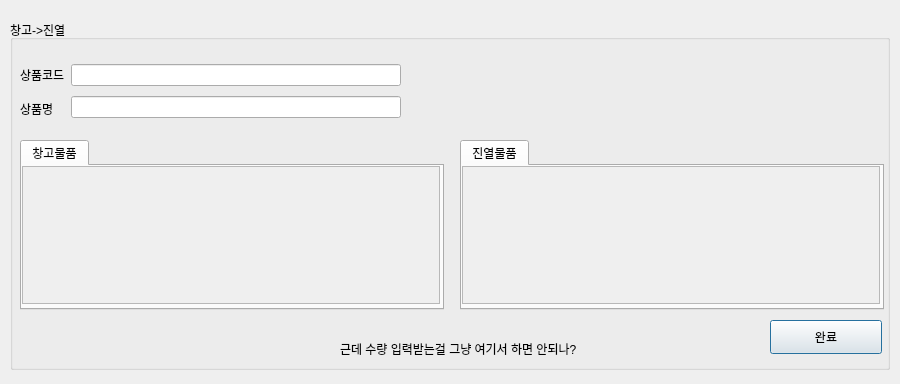
<?xml version="1.0" encoding="UTF-8"?>
<ui version="4.0">
 <class>Dialog</class>
 <widget class="QDialog" name="Dialog">
  <property name="geometry">
   <rect>
    <x>0</x>
    <y>0</y>
    <width>900</width>
    <height>384</height>
   </rect>
  </property>
  <property name="windowTitle">
   <string>Dialog</string>
  </property>
  <widget class="QGroupBox" name="groupBox">
   <property name="geometry">
    <rect>
     <x>10</x>
     <y>20</y>
     <width>880</width>
     <height>350</height>
    </rect>
   </property>
   <property name="title">
    <string>창고-&gt;진열</string>
   </property>
   <property name="flat">
    <bool>true</bool>
   </property>
   <widget class="QWidget" name="horizontalLayoutWidget_10">
    <property name="geometry">
     <rect>
      <x>10</x>
      <y>40</y>
      <width>381</width>
      <height>63</height>
     </rect>
    </property>
    <layout class="QHBoxLayout" name="horizontalLayout_22">
     <item>
      <layout class="QVBoxLayout" name="verticalLayout_9">
       <item>
        <widget class="QLabel" name="label_8">
         <property name="enabled">
          <bool>true</bool>
         </property>
         <property name="text">
          <string>상품코드</string>
         </property>
        </widget>
       </item>
       <item>
        <widget class="QLabel" name="label_21">
         <property name="enabled">
          <bool>true</bool>
         </property>
         <property name="autoFillBackground">
          <bool>false</bool>
         </property>
         <property name="text">
          <string>상품명</string>
         </property>
        </widget>
       </item>
      </layout>
     </item>
     <item>
      <layout class="QVBoxLayout" name="verticalLayout_8">
       <item>
        <widget class="QLineEdit" name="lineEdit_13"/>
       </item>
       <item>
        <widget class="QLineEdit" name="lineEdit_17"/>
       </item>
      </layout>
     </item>
    </layout>
   </widget>
   <widget class="QTabWidget" name="tabWidget">
    <property name="geometry">
     <rect>
      <x>10</x>
      <y>120</y>
      <width>424</width>
      <height>170</height>
     </rect>
    </property>
    <property name="currentIndex">
     <number>0</number>
    </property>
    <widget class="QWidget" name="tab">
     <attribute name="title">
      <string>창고물품</string>
     </attribute>
     <widget class="QScrollArea" name="scrollArea_12">
      <property name="geometry">
       <rect>
        <x>0</x>
        <y>0</y>
        <width>418</width>
        <height>138</height>
       </rect>
      </property>
      <property name="widgetResizable">
       <bool>true</bool>
      </property>
      <widget class="QWidget" name="scrollAreaWidgetContents_12">
       <property name="geometry">
        <rect>
         <x>0</x>
         <y>0</y>
         <width>416</width>
         <height>136</height>
        </rect>
       </property>
       <widget class="QWidget" name="gridLayoutWidget_12">
        <property name="geometry">
         <rect>
          <x>0</x>
          <y>0</y>
          <width>421</width>
          <height>131</height>
         </rect>
        </property>
        <layout class="QGridLayout" name="gridLayout_12"/>
       </widget>
      </widget>
     </widget>
    </widget>
   </widget>
   <widget class="QTabWidget" name="tabWidget_2">
    <property name="geometry">
     <rect>
      <x>450</x>
      <y>120</y>
      <width>424</width>
      <height>170</height>
     </rect>
    </property>
    <property name="currentIndex">
     <number>0</number>
    </property>
    <widget class="QWidget" name="tab_2">
     <attribute name="title">
      <string>진열물품</string>
     </attribute>
     <widget class="QScrollArea" name="scrollArea_13">
      <property name="geometry">
       <rect>
        <x>0</x>
        <y>0</y>
        <width>418</width>
        <height>138</height>
       </rect>
      </property>
      <property name="widgetResizable">
       <bool>true</bool>
      </property>
      <widget class="QWidget" name="scrollAreaWidgetContents_13">
       <property name="geometry">
        <rect>
         <x>0</x>
         <y>0</y>
         <width>416</width>
         <height>136</height>
        </rect>
       </property>
       <widget class="QWidget" name="gridLayoutWidget_13">
        <property name="geometry">
         <rect>
          <x>0</x>
          <y>0</y>
          <width>421</width>
          <height>131</height>
         </rect>
        </property>
        <layout class="QGridLayout" name="gridLayout_13"/>
       </widget>
      </widget>
     </widget>
    </widget>
   </widget>
   <widget class="QPushButton" name="pushButton_35">
    <property name="geometry">
     <rect>
      <x>760</x>
      <y>300</y>
      <width>112</width>
      <height>34</height>
     </rect>
    </property>
    <property name="text">
     <string>완료</string>
    </property>
   </widget>
   <widget class="QLabel" name="label">
    <property name="geometry">
     <rect>
      <x>330</x>
      <y>320</y>
      <width>411</width>
      <height>18</height>
     </rect>
    </property>
    <property name="text">
     <string>근데 수량 입력받는걸 그냥 여기서 하면 안되나?</string>
    </property>
   </widget>
  </widget>
 </widget>
 <resources/>
 <connections/>
</ui>
